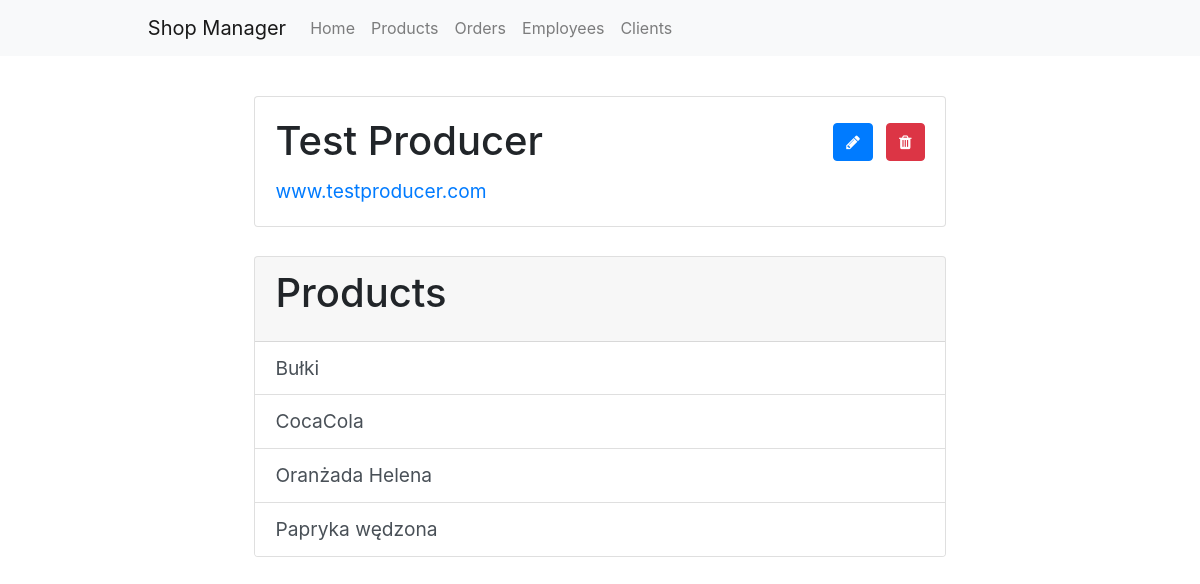
/products/producers/4/, run on the app's committed database.
### products/models.py (models this page shows, shortened)
class Producer(models.Model):
    name = models.CharField(max_length=100, help_text="Please pass the name of the producer.")
    website = models.CharField(max_length=100, help_text="Please pass the website of the producer.")
    class Meta:
        ordering = ['name']

class Product(models.Model):
    code = models.PositiveIntegerField(primary_key=True, help_text="Please pass the code of the product.")
    name = models.CharField(max_length=100, help_text="Please pass the name of the product.")
    description = models.TextField(max_length=1000, blank=True, help_text="Optional: Please pass the description of the product.")
    category = models.ForeignKey(Category, on_delete=models.SET_NULL, null=True, help_text="Please select the category of the product.")
    producer = models.ForeignKey(Producer, on_delete=models.SET_NULL, null=True, help_text="Please select the producer of the producer.")
    def __str__(self):
        return self.name
    class Meta:
        ordering = ['name']

### products/views.py (the view)
# urls.py: path('producers/<int:pk>/', views.ProducerDetailView.as_view(), name='producer-detail'),
class ProducerDetailView(generic.DetailView):
    model = Producer
    def get_context_data(self, **kwargs):
        context = super().get_context_data(**kwargs)
        context['products'] = Product.objects.filter(
            producer__id=self.kwargs['pk'])
        return context

### products/templates/products/producer_detail.html
{% extends "base.html" %}
{% block content %}
    <div style="width: 90%; margin-left: 5%; font-size:1.2rem;">
        <div class="card" style="width: 80%; margin-left: 10%;">
            <div class="card-body">
              <a href="delete/" class="btn btn-danger" style="float: right; margin-top: 1%;"><span class="fa fa-trash"></span></a>
              <a href="update/" class="btn btn-primary" style="float: right; margin-right: 2%; margin-top: 1%;"><span class="fa fa-pencil"></span></a>
              <h1 class="card-title">{{ object.name }}</h1>
              <a class="card-text" href='https://{{ object.website }}'>{{ object.website }}</a>
            </div>
        </div>
        {% if products %}
        <br>
        <div class="card" style="width: 80%; margin-left: 10%;">
          <div class="card-header">
            <h1 class="card-title">Products</h1>
          </div>
          <ul class="list-group list-group-flush">
            {% for product in products %}
              <a class="list-group-item list-group-item-action" href="{% url 'products:product-detail' product.code %}">{{ product }}</a>
            {% endfor %}
          </ul>
        </div>
        {% endif %}
        <br>
    </div>
{% endblock %}

### data on the page
Producer: name "Test Producer", website "www.testproducer.com"
Product: name "Bułki"
Product: name "CocaCola"
Product: name "Oranżada Helena"
Product: name "Papryka wędzona"
